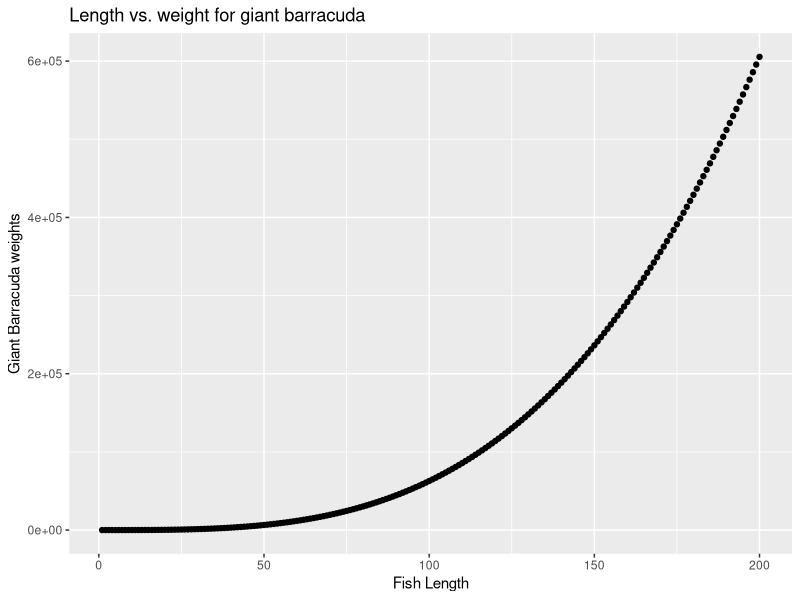

Here is the R script that generated this plot:
## ---- chunk 1
knitr::opts_chunk$set(echo = TRUE)
## ---- chunk 2
library(tidyverse)
## ---- chunk 3

W <- function(a, b, L) {
  
  a*(L)^b
  
}

Milkfish_mass = W(a = 0.0905, 
                  b = 2.52, 
                  L = 60)
Milkfish_mass

Giant_trev_mass = W(a = 0.0353,
                    b = 3.05,
                    L = 60)
Giant_trev_mass

Great_barr_mass = W(a = 0.0181,
                    b = 3.27,
                    L = 60)
Great_barr_mass
## ---- chunk 4
fish_length <- seq(from = 1, to = 200, by = 1)

# Estimate weight for giant barracudas
barracuda_weight = W(a = 0.0181,
                    b = 3.27,
                    L = fish_length)


# Bind the lengths and estimated barracuda lengths into a single data frame

barracuda_df = data.frame(fish_length, barracuda_weight)


## ---- chunk 5
#Create a ggplot graph of length versus weight for giant barracuda

ggplot(data = barracuda_df, 
        aes(x = fish_length,
            y = barracuda_weight)) +
  geom_point() +
  labs(x = "Fish Length",
       y = "Giant Barracuda weights",
       title = "Length vs. weight for giant barracuda")
